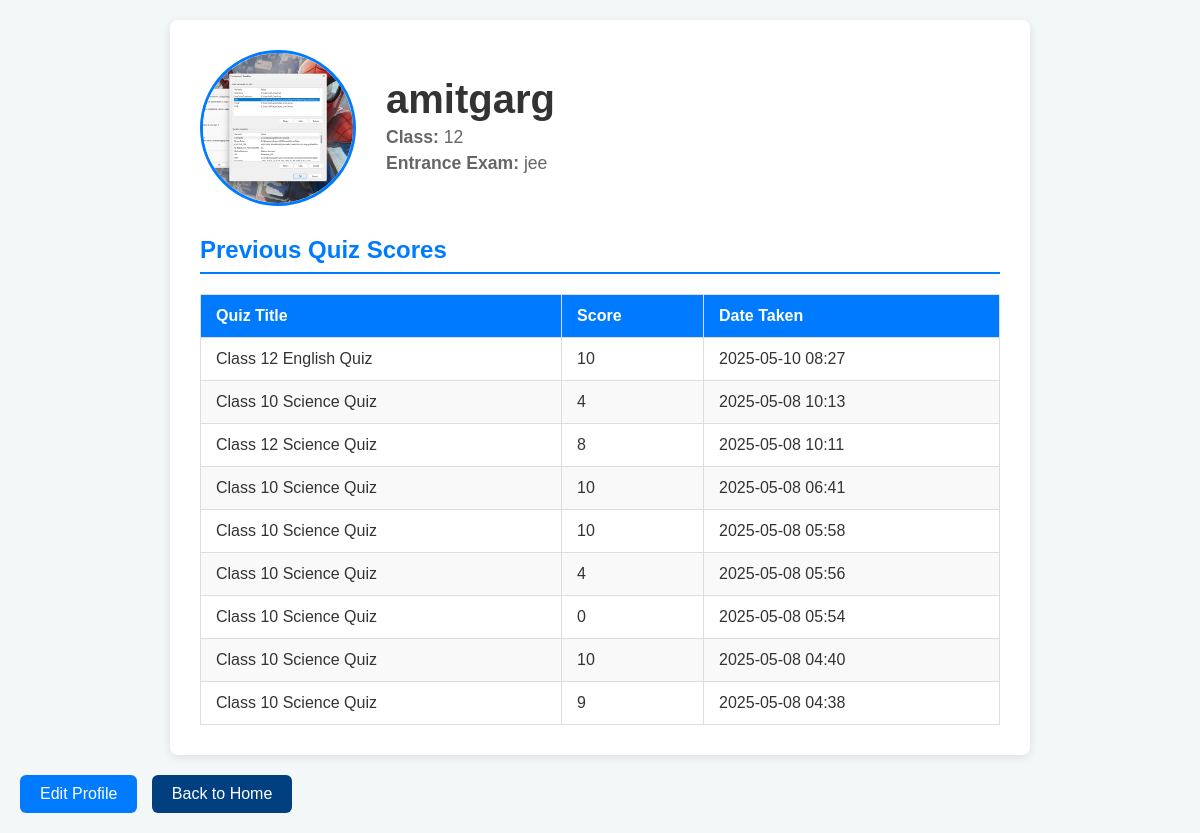
/accounts/profile/ (signed in), run on the app's committed database.
### profiles/models.py (models this page shows, shortened)
class Profile(models.Model):
    user = models.OneToOneField(User, on_delete=models.CASCADE)
    class_name = models.CharField(max_length=100, blank=True)
    entrance_exam = models.CharField(max_length=100, blank=True)
    profile_picture = models.ImageField(upload_to='profile_pics/', blank=True, null=True)

class UserQuizScore(models.Model):
    user = models.ForeignKey(User, on_delete=models.CASCADE)
    quiz = models.ForeignKey(Quiz, on_delete=models.CASCADE)
    score = models.IntegerField()
    date_taken = models.DateTimeField(default=timezone.now)

### quizzes/models.py (models this page shows, shortened)
class Quiz(models.Model):
    title = models.CharField(max_length=200)
    date = models.DateField()
    description = models.TextField(blank=True)
    subject = models.CharField(max_length=100, blank=True, null=True)
    class_level = models.CharField(max_length=10, blank=True, null=True)
    duration = models.IntegerField(default=20)  # duration in minutes

### accounts/views.py (the view)
# urls.py: path('profile/', views.profile_view, name='profile'),
@login_required
def profile_view(request):
    from profiles.models import Profile, UserQuizScore
    profile, created = Profile.objects.get_or_create(user=request.user)
    previous_scores = UserQuizScore.objects.filter(user=request.user).order_by('-date_taken')
    return render(request, 'profiles/profile.html', {'profile': profile, 'previous_scores': previous_scores})

### templates/profiles/profile.html (shortened to what this page needs)
<!DOCTYPE html>
<html lang="en">
<head>
    {% load static %}
    <link rel="stylesheet" href="{% static 'css/style.css' %}">
</head>
<body>
    <div class="profile-container">
        <div class="profile-header">
            {% if profile.profile_picture %}
                <img src="{{ profile.profile_picture.url }}" alt="Profile Picture">
            {% else %}
                <img src="{% static 'images/default-profile.png' %}" alt="Default Profile Picture">
            {% endif %}
            <div class="profile-info">
                <h1>{{ profile.user.username }}</h1>
                <p><strong>Class:</strong> {{ profile.class_name }}</p>
                <p><strong>Entrance Exam:</strong> {{ profile.entrance_exam }}</p>
            </div>
        </div>
        <h2>Previous Quiz Scores</h2>
        {% if previous_scores %}
            <table>
                <thead>
                    <tr>
                        <th>Quiz Title</th>
                        <th>Score</th>
                        <th>Date Taken</th>
                    </tr>
                </thead>
                <tbody>
                    {% for score in previous_scores %}
                    <tr>
                        <td>{{ score.quiz.title }}</td>
                        <td>{{ score.score }}</td>
                        <td>{{ score.date_taken|date:"Y-m-d H:i" }}</td>
                    </tr>
                    {% endfor %}
                </tbody>
            </table>
        {% else %}
            <p class="no-scores">No previous quiz scores found.</p>
        {% endif %}
    </div>
    <a href="{% url 'edit_profile' %}" class="edit-profile">Edit Profile</a>
	    <a href="{% url 'accounts:home' %}" class="back-home">Back to Home</a>
</body>
</html>

### static/css/style.css (style rules this page uses)
body { font-family: 'Abolition', cursive; margin: 0; padding: 0; background-color: #f9f9f9; color: #333; animation: fadeInPage 1s ease forwards; }
* { transition: all 0.3s ease; }

### templates/profiles/profile.html (style rules this page uses)
body { font-family: Arial, sans-serif; background-color: #f4f7f8; margin: 0; padding: 20px; }
.profile-container { max-width: 800px; margin: 0 auto; background: white; padding: 30px; border-radius: 8px; box-shadow: 0 2px 8px rgba(0,0,0,0.1); }
.profile-header { display: flex; align-items: center; margin-bottom: 30px; }
.profile-header img { border-radius: 50%; width: 150px; height: 150px; object-fit: cover; margin-right: 30px; border: 3px solid #007bff; }
.profile-info h1 { margin: 0; font-size: 2.5em; color: #333; }
.profile-info p { margin: 5px 0; font-size: 1.1em; color: #666; }
h2 { border-bottom: 2px solid #007bff; padding-bottom: 8px; color: #007bff; margin-bottom: 20px; }
table { width: 100%; border-collapse: collapse; font-size: 1em; }
table thead { background-color: #007bff; color: white; }
table th, table td { padding: 12px 15px; border: 1px solid #ddd; text-align: left; }
table tbody tr:nth-child(even) { background-color: #f9f9f9; }
.back-home, .edit-profile { display: inline-block; margin-top: 20px; padding: 10px 20px; color: white; text-decoration: none; border-radius: 6px; }
.back-home { background-color: #004080; }
.edit-profile { background-color: #007bff; margin-right: 10px; }

### data on the page
Profile: profile_picture (picture), user.username "amitgarg", class_name "12", entrance_exam "jee"
UserQuizScore: quiz "Class 12 English Quiz", score "10", date_taken "2025-05-10 08:27"
UserQuizScore: quiz "Class 10 Science Quiz", score "4", date_taken "2025-05-08 10:13"
UserQuizScore: quiz "Class 12 Science Quiz", score "8", date_taken "2025-05-08 10:11"
UserQuizScore: quiz "Class 10 Science Quiz", score "10", date_taken "2025-05-08 06:41"
UserQuizScore: quiz "Class 10 Science Quiz", score "10", date_taken "2025-05-08 05:58"
UserQuizScore: quiz "Class 10 Science Quiz", score "4", date_taken "2025-05-08 05:56"
UserQuizScore: quiz "Class 10 Science Quiz", score "0", date_taken "2025-05-08 05:54"
UserQuizScore: quiz "Class 10 Science Quiz", score "10", date_taken "2025-05-08 04:40"
UserQuizScore: quiz "Class 10 Science Quiz", score "9", date_taken "2025-05-08 04:38"
